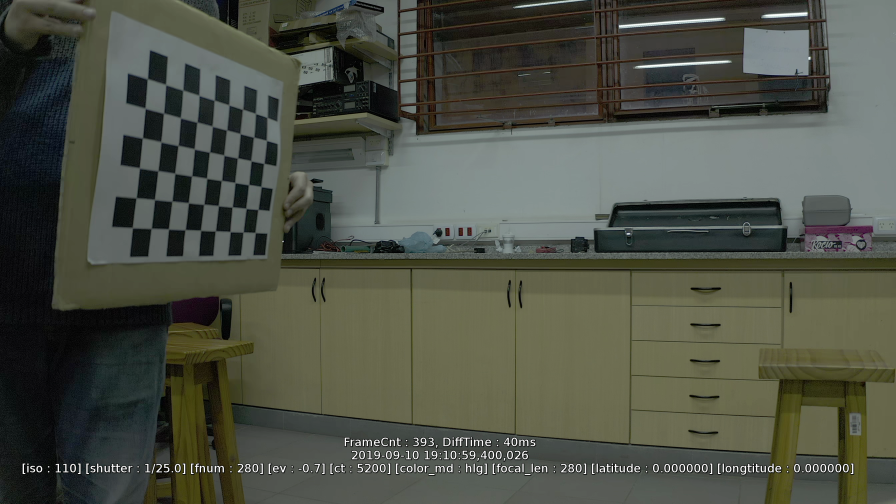
#> input picture CalibrateCamera/vlcsnap-2019-09-19-20h17m12s184.png, 2688 x 1512 px (shown at 1/3 size); its folder holds 2 pictures in this run
$ python Calibracion.py
#> lines starting #> are read from the running program, lines starting #| are printed output that depends on the picture

import cv2
import glob
import numpy as np
from numpy import savetxt
import matplotlib.pyplot as plt

"""
#******************************************************
# DETECCION Y GRAFICA DE ESQUINAS
#******************************************************
Codigo para calibración de la camara del drone.
#*****************************************************************"""
#%%

 # Leo todas las imagenes de la carpeta
#images = glob.glob(r"C:\Users\BraianSoullier\Desktop\TAMIUSOULLIER\SCRIPS\CalibrateCamera\*.png")
images = glob.glob("*.png")
images.sort()

# Inicializacion
corners = ()
patternSize = (9, 6) # los cuadraditos del chessboard -1
imageSize = (2688,1512) # Tiene que ser el tamaño de las imagenmes

# Se arma un vector con la identificacion de cada cuadrito
objp = np.zeros((6*9,3), np.float32)
objp[:,:2] = np.mgrid[0:9, 0:6].T.reshape(-1, 2) #rellena las columnas 1 y 2


# Arrays para almacenar los puntos de los objetos y los puntos de las imagenes .
objpoints = [] # puntos 3D en el mundo real
imgpoints = [] # puntos 2D en el plano de la imagen


# Encuentro corners en las imagenes
for strfile in images:
	img = cv2.imread(strfile, cv2.IMREAD_GRAYSCALE) # Lee una imagen en escala de grises
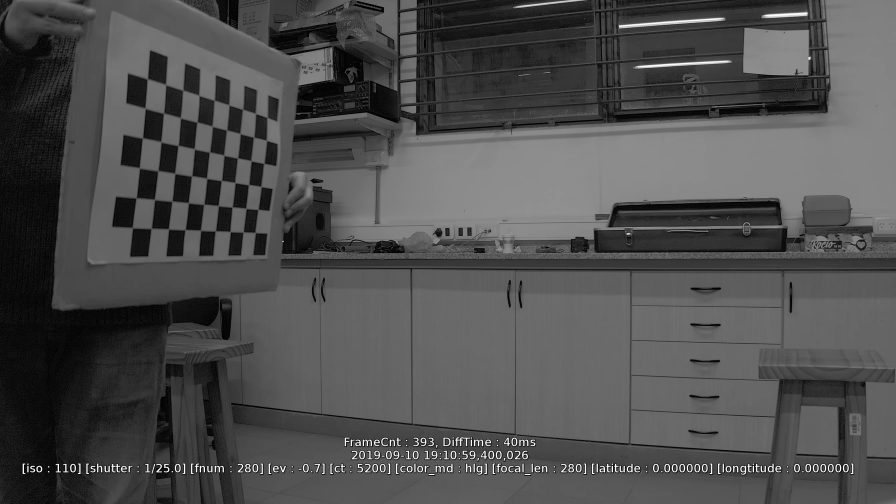
#> img: shape (1512, 2688) (shown at 1/3 size); min 0, max 255, mean 78.7
	found, corners = cv2.findChessboardCorners(img, patternSize)
#> found = True; corners = 54 rows, first 8: [766.5, 698.5], [730.5, 697], [691.5, 695.5], [646.5, 693.5], [603, 692], [556.5, 690], [506.5, 688], [454, 686.5]
	if found:
		 print(strfile+' Good')
		 imgpoints.append(corners)
		 objpoints.append(objp)
	else:
		print(strfile + ' Bad')
#> pass 2 of the loop `for strfile in images:`:
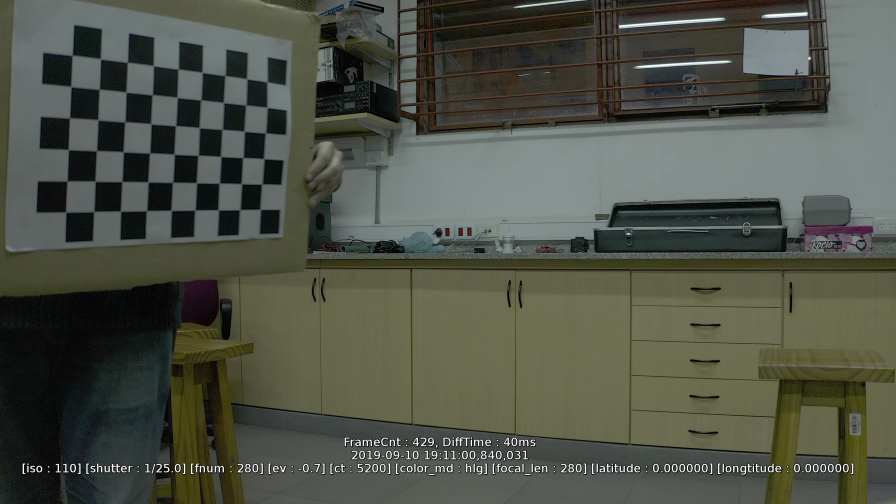
#> input picture CalibrateCamera/vlcsnap-2019-09-19-20h17m13s796.png, 2688 x 1512 px (shown at 1/3 size)
#> `img = cv2.imread(strfile, cv2.IMREAD_GRAYSCALE)`:
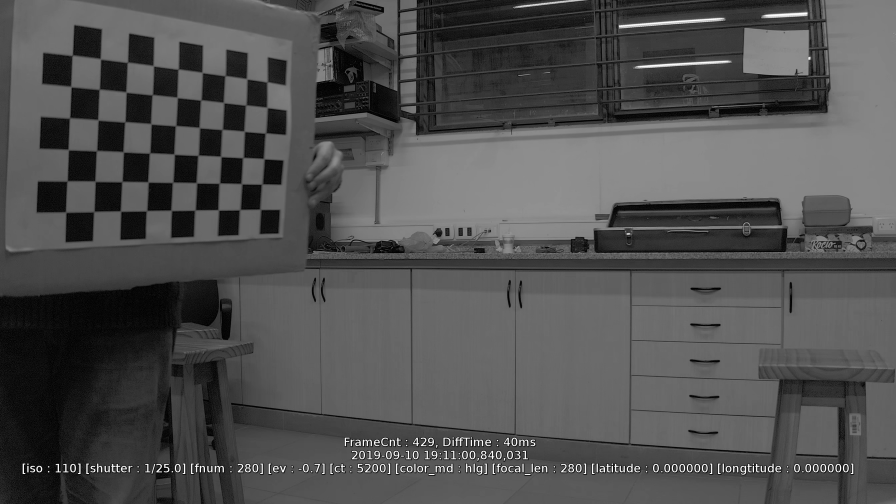
#> img: shape (1512, 2688) (shown at 1/3 size); min 0, max 255, mean 80.3
#> corners = 54 rows, first 8: [781, 629], [720.5, 630], [656, 631], [585.5, 630.5], [514, 632.5], [440.5, 633], [362.5, 634], [282.5, 636]


rvecs = ()
tvecs = ()
cameraMatrix = ()
distCoeffs = ()

rms, cameraMatrix, distCoeffs, rvecs, tvecs = cv2.calibrateCamera(objpoints,
							imgpoints, imageSize, cameraMatrix,
							distCoeffs, rvecs, tvecs, 0)
#> rms = 1.22; cameraMatrix = [[2075.8, 0, 1349.9], [0, 2478, 574.9], [0, 0, 1]]; distCoeffs = [0.955, -3.75, 0.00551, 0.00221, 5.21]; rvecs = ([1.74, 0.0426, -2.48], [1.15, 0.166, -2.86]); tvecs = ([-9.93, 1.76, 37.22], [-8.92, 0.689, 34.22])

dic = {'cameraMatrix':cameraMatrix,'distCoeffs':distCoeffs,'rvecs':rvecs,'tvecs':tvecs}
#> dic = {'cameraMatrix': [[2075.8, 0, 1349.9], [0, 2478, 574.9], [0, 0, 1]], 'distCoeffs': [0.955, -3.75, 0.00551, 0.00221, 5.21], 'rvecs': ([1.74, 0.0426, -2.48], [1.15, 0.166, -2.86]), 'tvecs': ([-9.93, 1.76, 37.22], [-8.92, 0.689, 34.22])}
np.save('usbCamPars2',dic)
#np.save('C:/Users/BraianSoullier/Desktop/TAMIUSOULLIER/SCRIPS/CorrecDeDist/usbCamPars.npy',dic)
